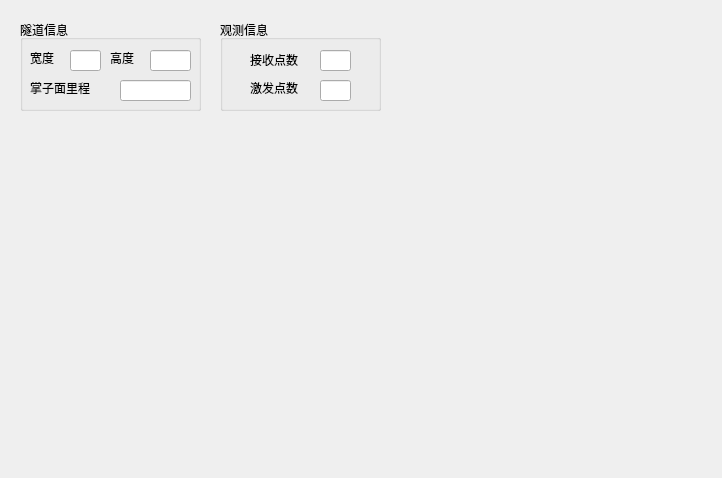
<?xml version="1.0" encoding="UTF-8"?>
<ui version="4.0">
 <class>DataInput_SetObserverDialog</class>
 <widget class="QDialog" name="DataInput_SetObserverDialog">
  <property name="geometry">
   <rect>
    <x>0</x>
    <y>0</y>
    <width>722</width>
    <height>478</height>
   </rect>
  </property>
  <property name="windowTitle">
   <string>TeTsp超前地质预报观测系统设置</string>
  </property>
  <widget class="QGroupBox" name="groupBox">
   <property name="geometry">
    <rect>
     <x>20</x>
     <y>20</y>
     <width>181</width>
     <height>91</height>
    </rect>
   </property>
   <property name="title">
    <string>隧道信息</string>
   </property>
   <widget class="QLineEdit" name="lineEdit">
    <property name="geometry">
     <rect>
      <x>50</x>
      <y>30</y>
      <width>31</width>
      <height>21</height>
     </rect>
    </property>
   </widget>
   <widget class="QLabel" name="label">
    <property name="geometry">
     <rect>
      <x>10</x>
      <y>30</y>
      <width>30</width>
      <height>16</height>
     </rect>
    </property>
    <property name="text">
     <string>宽度</string>
    </property>
   </widget>
   <widget class="QLabel" name="label_2">
    <property name="geometry">
     <rect>
      <x>90</x>
      <y>30</y>
      <width>30</width>
      <height>16</height>
     </rect>
    </property>
    <property name="text">
     <string>高度</string>
    </property>
   </widget>
   <widget class="QLineEdit" name="lineEdit_2">
    <property name="geometry">
     <rect>
      <x>130</x>
      <y>30</y>
      <width>41</width>
      <height>21</height>
     </rect>
    </property>
   </widget>
   <widget class="QLabel" name="label_5">
    <property name="geometry">
     <rect>
      <x>10</x>
      <y>60</y>
      <width>81</width>
      <height>16</height>
     </rect>
    </property>
    <property name="text">
     <string>掌子面里程</string>
    </property>
   </widget>
   <widget class="QLineEdit" name="lineEdit_5">
    <property name="geometry">
     <rect>
      <x>100</x>
      <y>60</y>
      <width>71</width>
      <height>21</height>
     </rect>
    </property>
   </widget>
   <widget class="QGroupBox" name="groupBox_2">
    <property name="geometry">
     <rect>
      <x>150</x>
      <y>90</y>
      <width>181</width>
      <height>91</height>
     </rect>
    </property>
    <property name="title">
     <string>隧道信息</string>
    </property>
    <widget class="QLineEdit" name="lineEdit_6">
     <property name="geometry">
      <rect>
       <x>50</x>
       <y>30</y>
       <width>31</width>
       <height>21</height>
      </rect>
     </property>
    </widget>
    <widget class="QLabel" name="label_6">
     <property name="geometry">
      <rect>
       <x>10</x>
       <y>30</y>
       <width>30</width>
       <height>16</height>
      </rect>
     </property>
     <property name="text">
      <string>宽度</string>
     </property>
    </widget>
    <widget class="QLabel" name="label_7">
     <property name="geometry">
      <rect>
       <x>90</x>
       <y>30</y>
       <width>30</width>
       <height>16</height>
      </rect>
     </property>
     <property name="text">
      <string>高度</string>
     </property>
    </widget>
    <widget class="QLabel" name="label_8">
     <property name="geometry">
      <rect>
       <x>10</x>
       <y>60</y>
       <width>81</width>
       <height>16</height>
      </rect>
     </property>
     <property name="text">
      <string>掌子面里程</string>
     </property>
    </widget>
    <widget class="QLineEdit" name="lineEdit_8">
     <property name="geometry">
      <rect>
       <x>100</x>
       <y>60</y>
       <width>71</width>
       <height>21</height>
      </rect>
     </property>
    </widget>
   </widget>
  </widget>
  <widget class="QGroupBox" name="groupBox_3">
   <property name="geometry">
    <rect>
     <x>220</x>
     <y>20</y>
     <width>161</width>
     <height>91</height>
    </rect>
   </property>
   <property name="title">
    <string>观测信息</string>
   </property>
   <widget class="QLineEdit" name="lineEdit_7">
    <property name="geometry">
     <rect>
      <x>100</x>
      <y>30</y>
      <width>31</width>
      <height>21</height>
     </rect>
    </property>
   </widget>
   <widget class="QLabel" name="label_9">
    <property name="geometry">
     <rect>
      <x>30</x>
      <y>30</y>
      <width>61</width>
      <height>20</height>
     </rect>
    </property>
    <property name="text">
     <string>接收点数</string>
    </property>
   </widget>
   <widget class="QLabel" name="label_10">
    <property name="geometry">
     <rect>
      <x>30</x>
      <y>60</y>
      <width>61</width>
      <height>16</height>
     </rect>
    </property>
    <property name="text">
     <string>激发点数</string>
    </property>
   </widget>
   <widget class="QLineEdit" name="lineEdit_9">
    <property name="geometry">
     <rect>
      <x>100</x>
      <y>60</y>
      <width>31</width>
      <height>21</height>
     </rect>
    </property>
   </widget>
   <widget class="QGroupBox" name="groupBox_4">
    <property name="geometry">
     <rect>
      <x>150</x>
      <y>90</y>
      <width>181</width>
      <height>91</height>
     </rect>
    </property>
    <property name="title">
     <string>隧道信息</string>
    </property>
    <widget class="QLineEdit" name="lineEdit_11">
     <property name="geometry">
      <rect>
       <x>50</x>
       <y>30</y>
       <width>31</width>
       <height>21</height>
      </rect>
     </property>
    </widget>
    <widget class="QLabel" name="label_12">
     <property name="geometry">
      <rect>
       <x>10</x>
       <y>30</y>
       <width>30</width>
       <height>16</height>
      </rect>
     </property>
     <property name="text">
      <string>宽度</string>
     </property>
    </widget>
    <widget class="QLabel" name="label_13">
     <property name="geometry">
      <rect>
       <x>90</x>
       <y>30</y>
       <width>30</width>
       <height>16</height>
      </rect>
     </property>
     <property name="text">
      <string>高度</string>
     </property>
    </widget>
    <widget class="QLabel" name="label_14">
     <property name="geometry">
      <rect>
       <x>10</x>
       <y>60</y>
       <width>81</width>
       <height>16</height>
      </rect>
     </property>
     <property name="text">
      <string>掌子面里程</string>
     </property>
    </widget>
    <widget class="QLineEdit" name="lineEdit_12">
     <property name="geometry">
      <rect>
       <x>100</x>
       <y>60</y>
       <width>71</width>
       <height>21</height>
      </rect>
     </property>
    </widget>
   </widget>
  </widget>
 </widget>
 <resources/>
 <connections/>
</ui>
